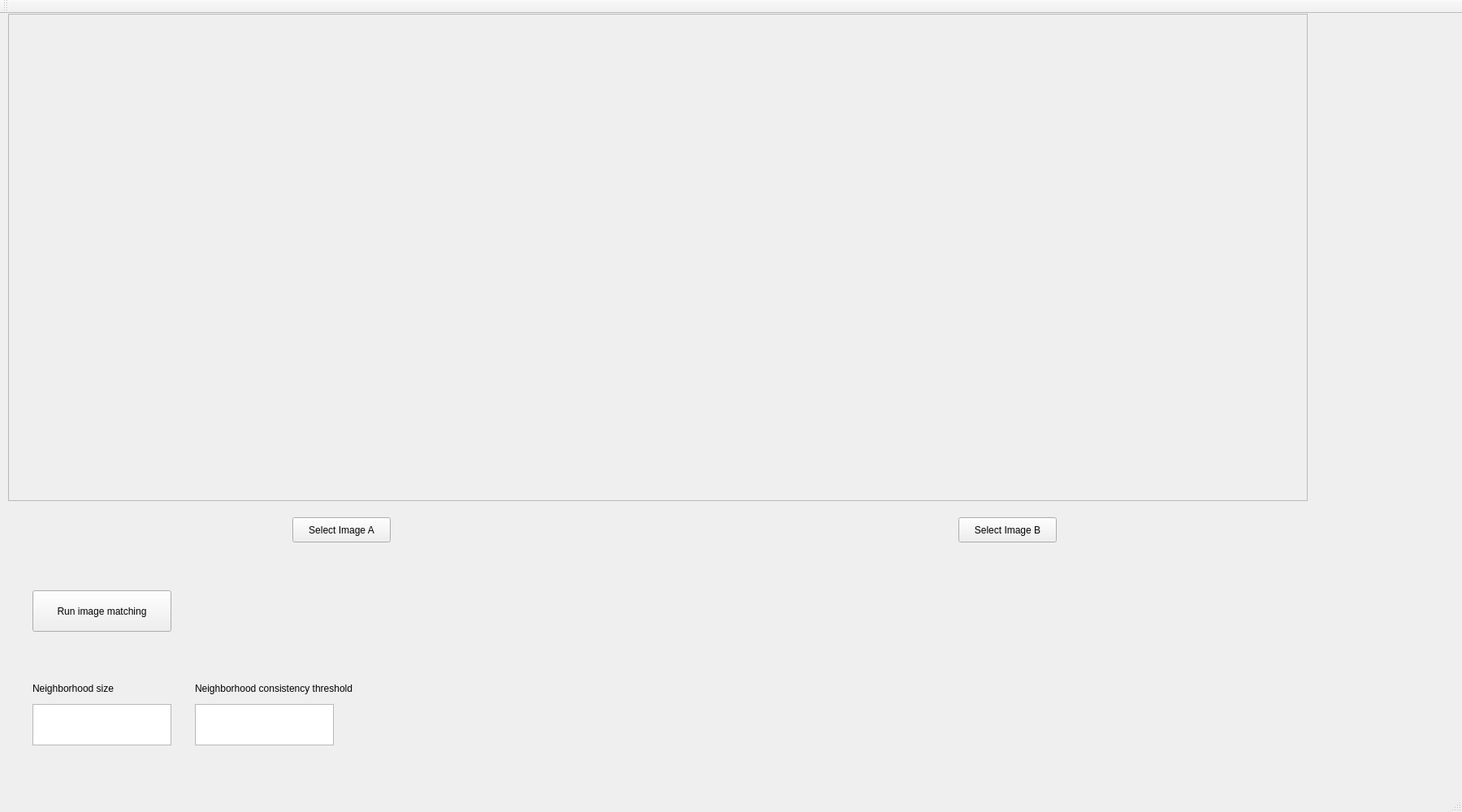
<?xml version="1.0" encoding="UTF-8"?>
<ui version="4.0">
 <class>MainWindow</class>
 <widget class="QMainWindow" name="MainWindow">
  <property name="geometry">
   <rect>
    <x>0</x>
    <y>0</y>
    <width>1800</width>
    <height>1000</height>
   </rect>
  </property>
  <property name="windowTitle">
   <string>Image matcher</string>
  </property>
  <widget class="QWidget" name="centralWidget">
   <widget class="QScrollArea" name="imageScrollArea">
    <property name="geometry">
     <rect>
      <x>10</x>
      <y>0</y>
      <width>1600</width>
      <height>600</height>
     </rect>
    </property>
    <property name="widgetResizable">
     <bool>false</bool>
    </property>
    <widget class="QWidget" name="scrollAreaWidgetContents">
     <property name="geometry">
      <rect>
       <x>0</x>
       <y>0</y>
       <width>118</width>
       <height>78</height>
      </rect>
     </property>
    </widget>
   </widget>
   <widget class="QPushButton" name="imageASelectionBtn">
    <property name="geometry">
     <rect>
      <x>360</x>
      <y>620</y>
      <width>121</width>
      <height>31</height>
     </rect>
    </property>
    <property name="text">
     <string>Select Image A</string>
    </property>
   </widget>
   <widget class="QPushButton" name="imageBSelectionBtn">
    <property name="geometry">
     <rect>
      <x>1180</x>
      <y>620</y>
      <width>121</width>
      <height>31</height>
     </rect>
    </property>
    <property name="text">
     <string>Select Image B</string>
    </property>
   </widget>
   <widget class="QPushButton" name="runMatchingBtn">
    <property name="geometry">
     <rect>
      <x>40</x>
      <y>710</y>
      <width>171</width>
      <height>51</height>
     </rect>
    </property>
    <property name="text">
     <string>Run image matching</string>
    </property>
   </widget>
   <widget class="QTextEdit" name="neighborhoodSizeTextEdit">
    <property name="geometry">
     <rect>
      <x>40</x>
      <y>850</y>
      <width>171</width>
      <height>51</height>
     </rect>
    </property>
   </widget>
   <widget class="QTextEdit" name="neighborhoodConsistencyThresholdTextEdit">
    <property name="geometry">
     <rect>
      <x>240</x>
      <y>850</y>
      <width>171</width>
      <height>51</height>
     </rect>
    </property>
   </widget>
   <widget class="QLabel" name="neigborhoodSizeLabel">
    <property name="geometry">
     <rect>
      <x>40</x>
      <y>820</y>
      <width>171</width>
      <height>21</height>
     </rect>
    </property>
    <property name="text">
     <string>Neighborhood size</string>
    </property>
   </widget>
   <widget class="QLabel" name="neighborhoodConsistencyLabel">
    <property name="geometry">
     <rect>
      <x>240</x>
      <y>820</y>
      <width>251</width>
      <height>21</height>
     </rect>
    </property>
    <property name="text">
     <string>Neighborhood consistency threshold</string>
    </property>
   </widget>
  </widget>
  <widget class="QMenuBar" name="menuBar">
   <property name="geometry">
    <rect>
     <x>0</x>
     <y>0</y>
     <width>1800</width>
     <height>22</height>
    </rect>
   </property>
  </widget>
  <widget class="QToolBar" name="mainToolBar">
   <attribute name="toolBarArea">
    <enum>TopToolBarArea</enum>
   </attribute>
   <attribute name="toolBarBreak">
    <bool>false</bool>
   </attribute>
  </widget>
  <widget class="QStatusBar" name="statusBar"/>
 </widget>
 <layoutdefault spacing="6" margin="11"/>
 <resources/>
 <connections/>
</ui>
